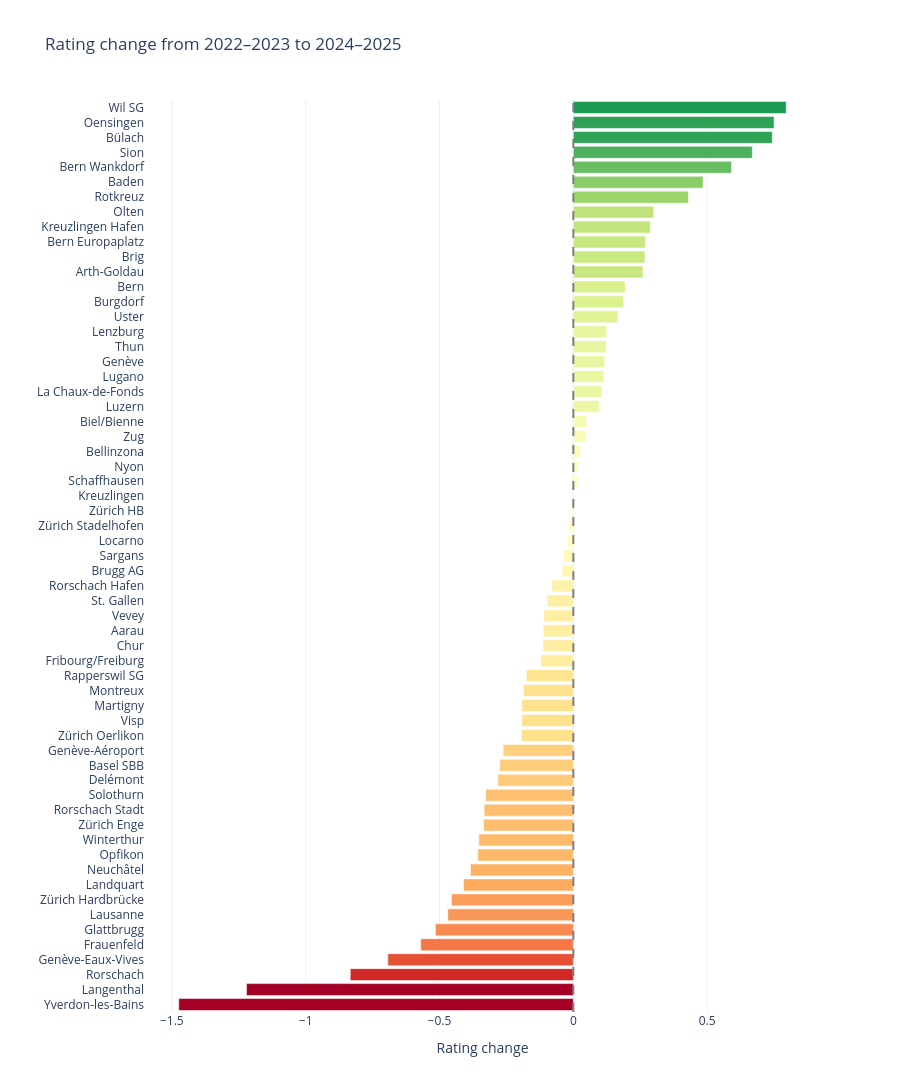

The code cell stored with this chart in its notebook:
### Markdown cell above
As of now, there is a slight uptick for 2026 compared to the previous years. However, overall the rating can only be judged after the year is complete. In the following chart only the completed years are taken for comparison.

### Code cell
#| label: fig-rating-drift
#| fig-cap: "Rating drift from 2022-2023 to 2024-2025, top movers in both directions."
# Rating drift: From 2022–2023 to 2024–2025 (2026 excluded due to partial data)
recent  = reviews[reviews['year'].isin([2024,2025])].groupby('opuic')['rating'].mean().rename('recent')
earlier = reviews[reviews['year'].isin([2022,2023])].groupby('opuic')['rating'].mean().rename('earlier')

drift = pd.concat([recent, earlier], axis=1).dropna()
drift['change'] = drift['recent'] - drift['earlier']
drift = drift.join(done.set_index('opuic')['name']).reset_index()
drift = drift.sort_values('change')

fig = px.bar(
    drift, x='change', y='name',
    orientation='h',
    color='change',
    color_continuous_scale='RdYlGn',
    range_color=[-1, 1],
    title='Rating change from 2022–2023 to 2024–2025',
    labels={'change': 'Rating change', 'name': ''},
    height=max(500, len(drift) * 22 + 100),
)
fig.add_vline(x=0, line_dash='dash', line_color='gray')
fig.update_layout(coloraxis_showscale=False)
fig.show()

print("Most improved:")
print(drift.nlargest(5, 'change')[['name','earlier','recent','change']].round(2).to_string(index=False))
print("\nMost declined:")
print(drift.nsmallest(5, 'change')[['name','earlier','recent','change']].round(2).to_string(index=False))

### Figure 1 — Plotly figure (JSON) as saved in the notebook; plotly's stock layout.template omitted (floating-point values rounded to 4 significant figures)
{"data": [{"hovertemplate": "Rating change=%{marker.color}<br>=%{y}<extra></extra>", "legendgroup": "", "marker": {"color": [-1.474, -1.221, -0.8333, -0.6932, -0.57, -0.5152, -0.4689, -0.4549, -0.4105, -0.3842, -0.3571, -0.3531, -0.3355, -0.3333, -0.3279, -0.2821, -0.275, -0.2622, -0.1946, -0.1925, -0.1923, -0.1868, -0.1754, -0.1212, -0.1133, -0.1123, -0.1096, -0.09841, -0.08065, -0.04232, -0.03565, -0.02043, -0.01631, -0.004555, 0.0, 0.01521, 0.01713, 0.02679, 0.04463, 0.05016, 0.09667, 0.1056, 0.1128, 0.1171, 0.1224, 0.1246, 0.1667, 0.1884, 0.1937, 0.2601, 0.2675, 0.2692, 0.2692, 0.2879, 0.3, 0.43, 0.4846, 0.5909, 0.6687, 0.7433, 0.75, 0.7955], "coloraxis": "coloraxis", "pattern": {"shape": ""}}, "name": "", "orientation": "h", "showlegend": false, "textposition": "auto", "type": "bar", "x": [-1.474, -1.221, -0.8333, -0.6932, -0.57, -0.5152, -0.4689, -0.4549, -0.4105, -0.3842, -0.3571, -0.3531, -0.3355, -0.3333, -0.3279, -0.2821, -0.275, -0.2622, -0.1946, -0.1925, -0.1923, -0.1868, -0.1754, -0.1212, -0.1133, -0.1123, -0.1096, -0.09841, -0.08065, -0.04232, -0.03565, -0.02043, -0.01631, -0.004555, 0.0, 0.01521, 0.01713, 0.02679, 0.04463, 0.05016, 0.09667, 0.1056, 0.1128, 0.1171, 0.1224, 0.1246, 0.1667, 0.1884, 0.1937, 0.2601, 0.2675, 0.2692, 0.2692, 0.2879, 0.3, 0.43, 0.4846, 0.5909, 0.6687, 0.7433, 0.75, 0.7955], "xaxis": "x", "y": ["Yverdon-les-Bains", "Langenthal", "Rorschach", "Genève-Eaux-Vives", "Frauenfeld", "Glattbrugg", "Lausanne", "Zürich Hardbrücke", "Landquart", "Neuchâtel", "Opfikon", "Winterthur", "Zürich Enge", "Rorschach Stadt", "Solothurn", "Delémont", "Basel SBB", "Genève-Aéroport", "Zürich Oerlikon", "Visp", "Martigny", "Montreux", "Rapperswil SG", "Fribourg/Freiburg", "Chur", "Aarau", "Vevey", "St. Gallen", "Rorschach Hafen", "Brugg AG", "Sargans", "Locarno", "Zürich Stadelhofen", "Zürich HB", "Kreuzlingen", "Schaffhausen", "Nyon", "Bellinzona", "Zug", "Biel/Bienne", "Luzern", "La Chaux-de-Fonds", "Lugano", "Genève", "Thun", "Lenzburg", "Uster", "Burgdorf", "Bern", "Arth-Goldau", "Brig", null, "Bern Europaplatz", "Kreuzlingen Hafen", "Olten", "Rotkreuz", "Baden", "Bern Wankdorf", "Sion", "Bülach", "Oensingen", "Wil SG"], "yaxis": "y"}], "layout": {"barmode": "relative", "coloraxis": {"cmax": 1, "cmin": -1, "colorbar": {"title": {"text": "Rating change"}}, "colorscale": [[0, "rgb(165,0,38)"], [0.1, "rgb(215,48,39)"], [0.2, "rgb(244,109,67)"], [0.3, "rgb(253,174,97)"], [0.4, "rgb(254,224,139)"], [0.5, "rgb(255,255,191)"], [0.6, "rgb(217,239,139)"], [0.7, "rgb(166,217,106)"], [0.8, "rgb(102,189,99)"], [0.9, "rgb(26,152,80)"], [1, "rgb(0,104,55)"]], "showscale": false}, "height": 1464, "legend": {"tracegroupgap": 0}, "shapes": [{"line": {"color": "gray", "dash": "dash"}, "type": "line", "x0": 0, "x1": 0, "xref": "x", "y0": 0, "y1": 1, "yref": "y domain"}], "title": {"text": "Rating change from 2022–2023 to 2024–2025"}, "xaxis": {"anchor": "y", "domain": [0, 1], "title": {"text": "Rating change"}}, "yaxis": {"anchor": "x", "domain": [0, 1], "title": {"text": ""}}}}
